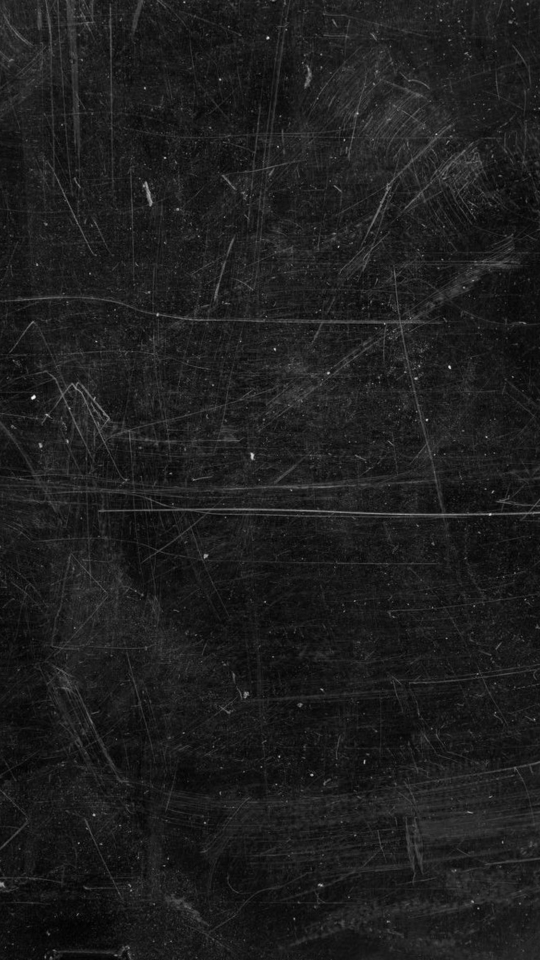
#> input picture marketing/beanie-bundle-01/hintergrund-kratzer.jpg, 1080 x 1920 px, found by its file name (shown at 1/2 size)
$ python flyer.py
#> lines starting #> are read from the running program, lines starting #| are printed output that depends on the picture
# Pop-up Tisch-Flyer A5 (148 x 210 mm, 300 dpi) – python3 flyer.py [preis]
import sys, numpy as np, cv2
from PIL import Image, ImageDraw, ImageFont, ImageFilter
R='/home/user/Claude-get-know-me/'; D=R+'marketing/popup-flyer/'
PRICE=sys.argv[1] if len(sys.argv)>1 else None
ANTON=R+'assets/fonts/Anton-Regular.ttf'; BEBAS=R+'assets/fonts/BebasNeue-Regular.ttf'
BLUE=(2,9,176); BLUE_HI=(40,70,255); WHITE=(245,244,240)
W,H=1748,2480
# background: scratched black + vignette + blue glow behind the product
t=cv2.imread(R+'marketing/beanie-bundle-01/hintergrund-kratzer.jpg'); h,w=t.shape[:2]; s=max(W/w,H/h)
#> further down, t is the input picture: shape (1920, 1080, 3); min 0, max 253, mean 29.7
#> after `h, w = t.shape[:2]`: h = 1920; w = 1080
#> after `s = max(W / w, H / h)`: s = 1.62
t=cv2.resize(t,(int(w*s)+1,int(h*s)+1),interpolation=cv2.INTER_CUBIC)[:H,:W]
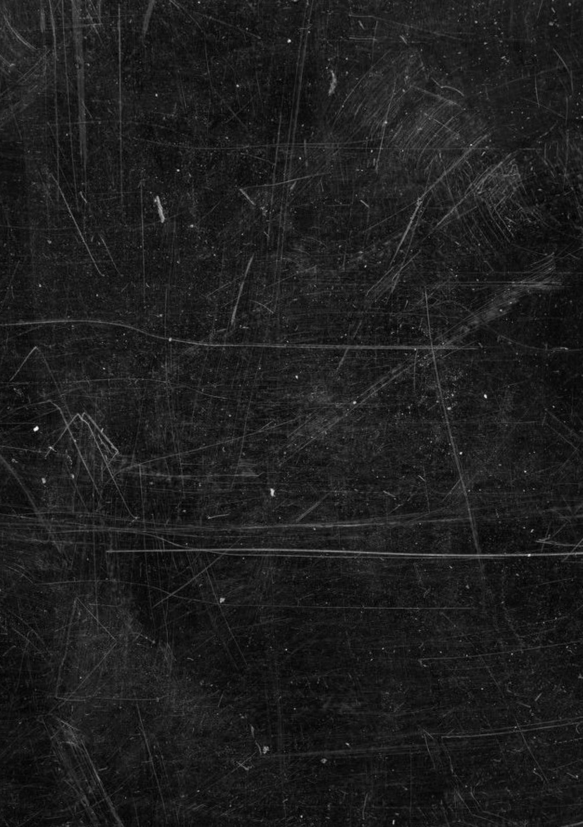
#> t: shape (2480, 1748, 3) (shown at 1/3 size); min 0, max 254, mean 30.3
a=cv2.cvtColor(t,cv2.COLOR_BGR2RGB).astype(np.float32)*0.8
yy,xx=np.mgrid[0:H,0:W].astype(np.float32)
a*= (1-0.5*np.clip(((xx-W/2)/(W*0.65))**2+((yy-H/2)/(H*0.6))**2,0,1))[...,None]
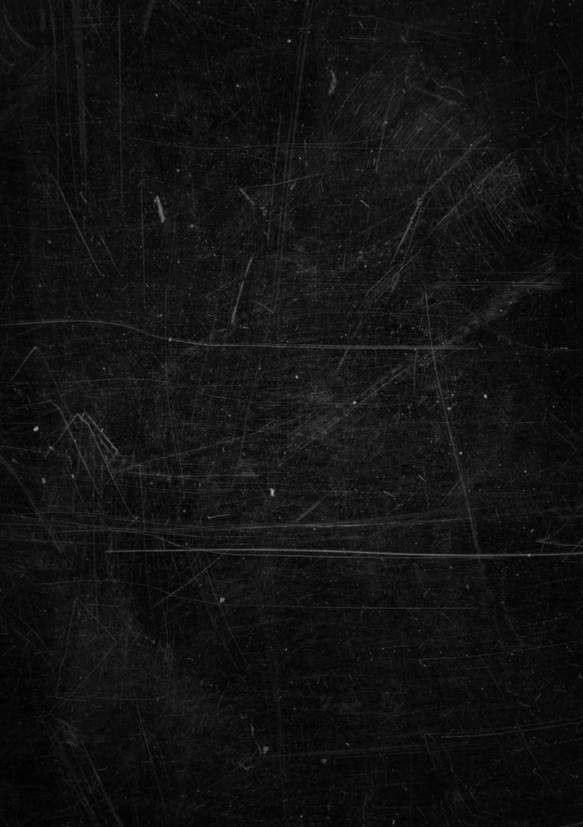
#> a: shape (2480, 1748, 3) float32 (shown at 1/3 size); min 0, max 183.5, mean 19.2
a+=np.array(BLUE_HI,np.float32)*np.exp(-(((xx-W/2)/(W*0.42))**2+((yy-H*0.43)/(H*0.17))**2))[...,None]*0.5
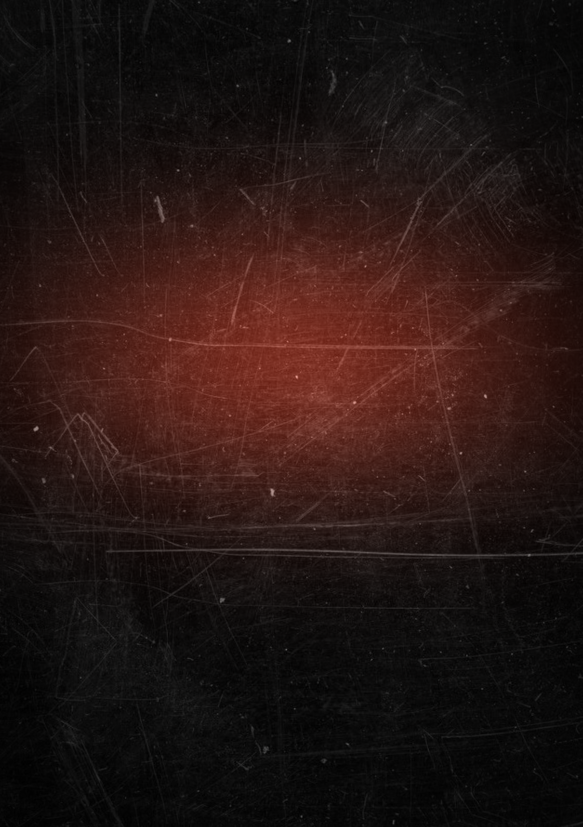
#> a: shape (2480, 1748, 3) float32 (shown at 1/3 size); mean B, G, R 23.3, 26.4, 45.3; drawn with min black and max white
im=Image.fromarray(np.clip(a,0,255).astype(np.uint8)).convert('RGBA'); d=ImageDraw.Draw(im)
#> after `im = Image.fromarray(np.clip(a, 0, 255).astype(np.uint8)).convert('RGB`:
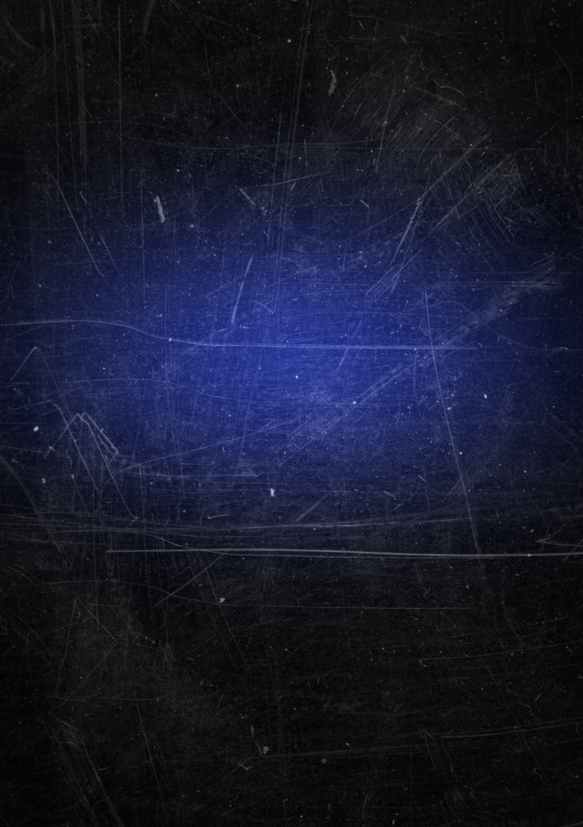
#> im: PIL image 1748x2480 RGBA (shown at 1/3 size); mean R, G, B, A 22.8, 25.9, 44.7, 255
def T(xy,txt,font,size,fill=WHITE,anchor='mm'):
    f=ImageFont.truetype(font,size); d.text(xy,txt,font=f,fill=fill,anchor=anchor); return f
def pill(cx,cy,txt,size,fg=WHITE,bgc=BLUE):
    f=ImageFont.truetype(ANTON,size); bb=d.textbbox((0,0),txt,font=f); w=bb[2]-bb[0]; h=bb[3]-bb[1]
    px=int(size*0.45); py=int(size*0.24); d.rectangle((cx-w//2-px,cy-h//2-py,cx+w//2+px,cy+h//2+py),fill=bgc); d.text((cx,cy),txt,font=f,fill=fg,anchor='mm')
def rounded(img,r):
    m=Image.new('L',img.size,0); ImageDraw.Draw(m).rounded_rectangle((0,0,img.width-1,img.height-1),r,fill=255); img=img.convert('RGBA'); img.putalpha(m); return img
def drop(img,x,y,blur=30,off=18,op=170):
    a=img.split()[3].point(lambda v:int(v*op/255)); sh=Image.new('RGBA',img.size,(0,0,0,0)); sh.putalpha(a)
    pad=blur*3; big=Image.new('RGBA',(img.width+2*pad,img.height+2*pad),(0,0,0,0)); big.alpha_composite(sh,(pad,pad))
    im.alpha_composite(big.filter(ImageFilter.GaussianBlur(blur)),(x-pad,y-pad+off)); im.alpha_composite(img,(x,y))
# header: brush-L + AVISH
#> (the run stopped early here; a loop or call above may not have finished)
